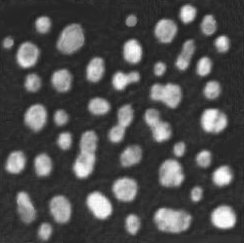
%> input picture AULA 09/IF69D_Atividade_08_arquivos/whitecells4.png, 244 x 243 px
$ octave ex8_6.m   (GNU Octave 9; MATLAB toolbox functions it lacks are replaced by stand-ins)
%> lines starting %> are read from the running program, lines starting %| are printed output that depends on the picture; in (x1, y1, x2, y2) boxes, pixels count from 0 and x2, y2 are one past the last pixel; in counts of white or black regions, pixels touching at a corner belong together; the program's own positions count from 1
%Exercicio 8.4
%Diogo Knop e Xie Jiayu

clear all; close all; clc;

im = im2double(imread('IF69D_Atividade_08_arquivos/whitecells4.png'));
%> im: size 243x244 double; min 0.114, max 1, mean 0.307
th = graythresh(im);
%> th = 0.427
bw = imbinarize(im,th);
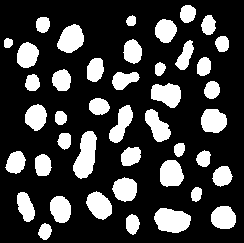
%> bw: size 243x244 logical; 23.9% white; 43 white regions, largest, box (x1, y1, x2, y2) and area: (73, 131, 97, 179) 748, (154, 208, 191, 233) 701, (57, 24, 84, 53) 556

% Display
SE = strel('square', 3);
imorf1 = imclose(bw,SE);
% [6 lines of commented-out code are left out]

[imlabel8, nlabel8] = bwlabel(bw, 8);
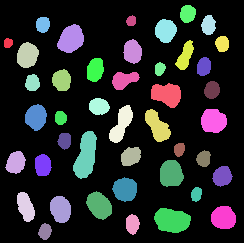
%> imlabel8: size 243x244 double; 44 distinct labels, from 0 to 43; one colour per label, 0 black
%> nlabel8 = 43
% rv8rgb = label2rgb(imlabel8);
% disp(['n. celulas usando nhood8 = ', num2str(nlabel8)])
% figure, image(rv8rgb)
% title('rv8rgb')
sumArea = zeros(1,nlabel8);
for i=1:nlabel8
    sumArea(i) = sum(imlabel8(:) == i);
end
%> this loop made 43 passes
%> after the loop, sumArea = 43 values, max 748 at index 15, min 75 at index 1, mean 329.3

m30 = floor(nlabel8*.3);
%> m30 = 12
A = sort(sumArea, 'descend');
%> A = 43 values, max 748 at index 1, min 75 at index 43, mean 329.3
biggest = A(1:m30);
%> biggest = [748 701 556 547 522 515 505 489 479 470 469 452]
zeros1 = zeros(size(sumArea));

for i = biggest
    zeros1(sumArea(:) == i) = 1;
end
%> this loop made 12 passes
%> i on passes 1 to 12: 748, 701, 556, 547, 522, 515, 505, 489, 479, 470, 469, 452
%> after the loop, zeros1 = 43 values, max 1 at index 10, min 0 at index 1, mean 0.279


elems_index = find(zeros1 == 1);
%> elems_index = [10 13 15 16 19 21 26 27 28 31 39 41]

imnew = zeros(size(imlabel8));

for i = elems_index
    imnew(imlabel8(:)==i) = 1;
end
%> this loop made 12 passes
%> i on passes 1 to 12: 10, 13, 15, 16, 19, 21, 26, 27, 28, 31, 39, 41
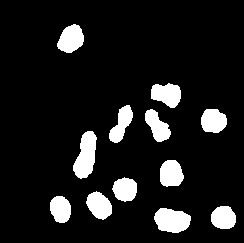
%> imnew: size 243x244 double; values 0 (black) and 1 (white), 10.9% white; 12 white regions, largest, box (x1, y1, x2, y2) and area: (73, 131, 97, 179) 748, (154, 208, 191, 233) 701, (57, 24, 84, 53) 556
imshow(imnew);
